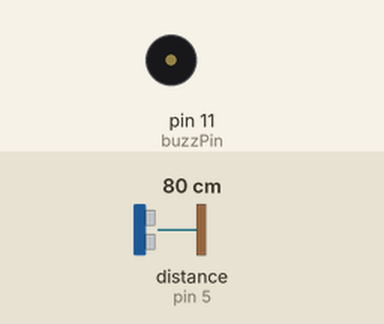
This sketch was run on a simulated Arduino Uno, built with avr-gcc and run on an emulated ATmega328P. On the bench: buzzer (waves = sounding, pin HIGH). Wiring (inferred from the names in the program): ultrasonic range finder: trigger pin 6; echo pin 5. The test bench sets the inputs (shaded band); at power-on: distance to the obstacle (sensor on pin 5) 80 cm. The echo pulse lasts 58.3 µs per cm; pins used as bus, display or sensor lines are not drawn.

Above: at 1.27 s.
1.3 s: distance to the obstacle (sensor on pin 5) set to 97 cm
4.3 s: distance to the obstacle (sensor on pin 5) set to 105 cm
At 4.3 s:
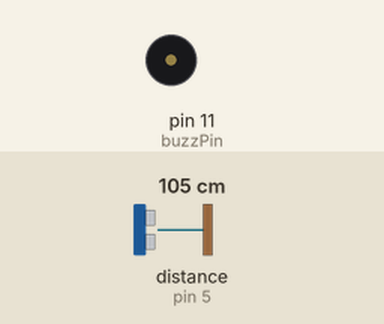
5.8 s: distance to the obstacle (sensor on pin 5) set to 2 cm
At 5.93 s:
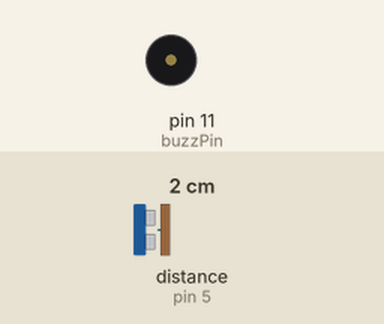
8.8 s: distance to the obstacle (sensor on pin 5) set to 120 cm
Timing chart, 0 to 11.3 s (numbered marks = the images above; inputs shaded):
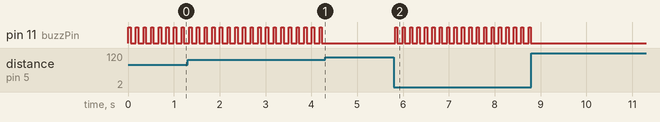

Measured:
- the behaviour switches between 101 and 102 cm on distance to the obstacle (sensor on pin 5) (found by bisection; images 0 and 1)
- after the input at 4.3 s, pin 11 (buzzPin): stops changing and stays LOW
- after the input at 5.8 s, pin 11 (buzzPin): alternates HIGH for 0.05 s and LOW for 0.11 s, starting at once
- after the input at 8.8 s, pin 11 (buzzPin): stops changing and stays LOW
- by itself, pin 11 (buzzPin): alternates HIGH for 0.05 s and LOW for 0.12 s

The sketch:

Blind_Stick.ino
```cpp
int  trigPin = 6;
int  echoPin = 5;
int  buzzPin = 11;

int duration;
int distance;

void setup()
{
  pinMode(trigPin, OUTPUT);
  pinMode(echoPin, INPUT);
  pinMode(buzzPin, OUTPUT);
}

void loop()
{

  int duration, distance;

  digitalWrite(trigPin, HIGH);
  delay(1);
  digitalWrite(trigPin, LOW);

  duration = pulseIn(echoPin, HIGH);

  distance = (duration/2) / 29.1;

    if (distance <= 100 && distance >= 0) {
      // Buzz
      digitalWrite(buzzPin, HIGH);
      delay(50);
      digitalWrite(buzzPin, LOW);
      delay(50);
    } else {
      // Don't buzz
      digitalWrite(buzzPin, LOW);
    }

    delay(60);
}
```
